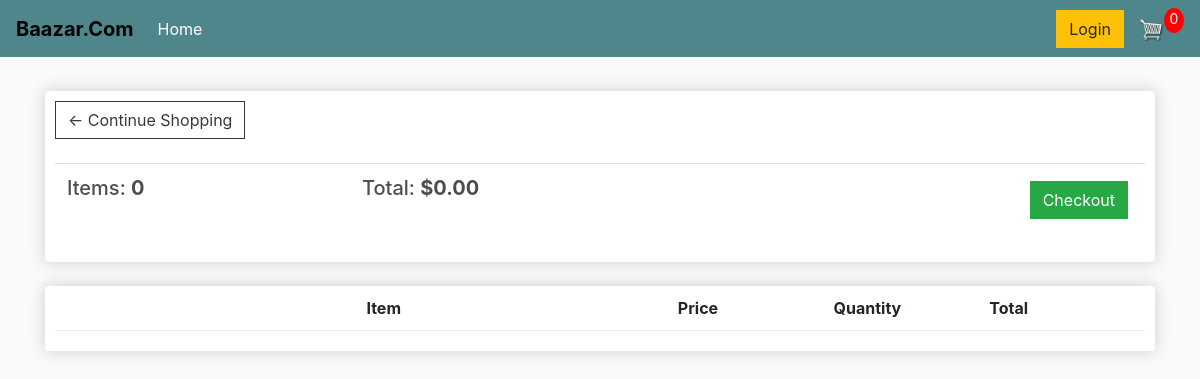
The app's page /cart/ (signed in) with its own data.
### store/models.py (models this page shows, shortened)
class Order(models.Model):
    customer = models.ForeignKey(Customer, on_delete=models.SET_NULL, blank=True, null=True)
    date_ordered = models.DateTimeField(auto_now_add=True)
    complete = models.BooleanField(default=False, null=True, blank=True)
    transaction_id = models.CharField(max_length=200, null=True)
    @property
    def get_cart_total(self):
        orderitems = self.orderitem_set.all()
        total = sum([item.get_total for item in orderitems])
        return total
    def get_cart_items(self):
        orderitems = self.orderitem_set.all()
        total = sum([ item.quantity for item in orderitems])
        return total

### store/views.py (the view)
# urls.py: path('cart/', views.cart, name='cart'),
def cart(request):
    data = cartData(request)
    cartItems = data['cartItems']
    order = data['order']
    items = data['items']
    context = {'items': items, 'order': order, 'cartItems': cartItems}
    return render(request, 'store/cart.html', context)

### store/utils.py (called while the page is built)
def cartData(request):
    if request.user.is_authenticated:
        customer = request.user.customer
        order, created = Order.objects.get_or_create(customer=customer, complete=False)
        items = order.orderitem_set.all()
        cartItems = order.get_cart_items
    else:
        cookieData = cookieCart(request)
        cartItems = cookieData['cartItems']
        order = cookieData['order']
        items = cookieData['items']
    return {'cartItems': cartItems, 'order': order, 'items': items}

### templates/store/cart.html (shortened to what this page needs)
{% extends 'store/main.html' %}
{% load static %}
{% block content %}
    <div class="row">
        <div class="col-lg-12">
            <div class="box-element">
                <a href="{% url 'store' %}" class="btn btn-outline-dark">&#x2190; Continue Shopping</a>
                <br>
                <br>
                <table class="table">
                    <tr>
                        <th><h5>Items: <strong>{{ order.get_cart_items }}</strong></h5></th>
                        <th><h5>Total: <strong>${{ order.get_cart_total|floatformat:2 }}</strong></h5></th>
                        <th>
                            <a style="float:right; margin: 5px" class="btn btn-success" href="{% url 'checkout' %}">Checkout</a>
                        </th>
                    </tr>
                </table>
            </div>
            <br>
            <div class="box-element">
                <div class="cart-row">
                    <div style="flex: 2"><strong>Item</strong></div>
                    <div style="flex: 1"><strong>Price</strong></div>
                    <div style="flex: 1"><strong>Quantity</strong></div>
                    <div style="flex: 1"><strong>Total</strong></div>
                </div>
            </div>
        </div>
    </div>
{% endblock content %}

### templates/store/main.html (shortened to what this page needs)
<!DOCTYPE html>
{% load static %}
<html>
<head>
	<link rel="stylesheet" href="https://stackpath.bootstrapcdn.com/bootstrap/4.4.1/css/bootstrap.min.css">
	<link rel="stylesheet" type="text/css" href="{% static 'css/main.css' %}">
</head>
<body>
	<nav class="navbar navbar-expand-lg navbar-dark bg-dark">
	  <a style="color: black" class="navbar-brand" href="{% url 'store' %}"><strong>Baazar.Com</strong></a>
	  <div class="collapse navbar-collapse" id="navbarSupportedContent">
	    <ul class="navbar-nav mr-auto">
	      <li class="nav-item active">
	        <a class="nav-link" href="{% url 'store' %}">Home <span class="sr-only">(current)</span></a>
	      </li>
	    </ul>
	    <div class="form-inline my-2 my-lg-0">
	     	<a href="#"class="btn btn-warning">Login</a>
	     	<a href="{% url 'cart' %}">
	    		<img  id="cart-icon" src="{% static 'images/cart.png' %}">
	    	</a>
	    	<p id="cart-total">{{ cartItems }}</p>
	    </div>
	  </div>
	</nav>
     <div class="container">
            <br>
            {% block content %}
            {% endblock content %}
         </div>
</body>
</html>

### static/css/main.css (style rules this page uses)
body { background-color: hsl(0, 0%, 98%); }
h1,h2,h3,h4,h5,h6 { color:hsl(0, 0%, 30%); }
.box-element { box-shadow:hsl(0, 0%, 80%) 0 0 16px; background-color: #fff; border-radius: 4px; padding: 10px; }
.bg-dark { background-color: #4f868c!important; }
#cart-icon { width:25px; display: inline-block; margin-left: 15px; }
#cart-total { display: block; text-align: center; color:#fff; background-color: red; width: 20px; height: 25px; border-radius: 50%; font-size: 14px; }
.col-lg-4, .col-lg-6, .col-lg-8, .col-lg-12 { margin-top: 10px; }
.btn { border-radius: 0; }
.cart-row { display: flex; align-items: flex-end; padding-bottom: 10px; margin-bottom: 10px; border-bottom: 1px solid #ececec; }

### records on screen
Order: id "0", get_cart_items "0", get_cart_total "0.00"
